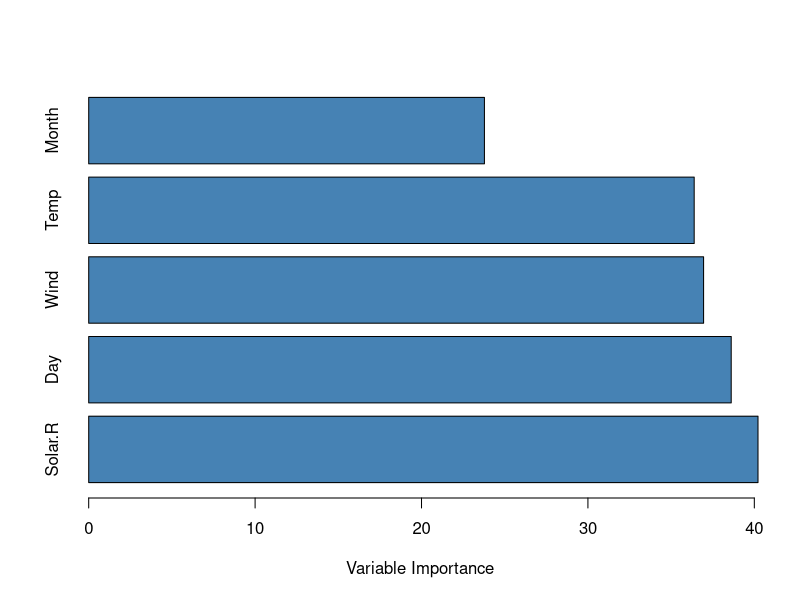

The R script that drew this image:
library(dplyr)       #for data wrangling
library(ggplot2)     #for creating plots
library(e1071)       #for calculating variable importance
library(caret)       #for general model fitting
library(rpart)       #for fitting decision trees
library(ipred)       #for fitting bagged decision trees

#view structure of airquality dataset
str(airquality)

#make this example reproducible
set.seed(1)

#fit the bagged model
bag <- bagging(
  formula = Ozone ~ .,
  data = airquality,
  nbagg = 150,   
  coob = TRUE,
  control = rpart.control(minsplit = 2, cp = 0)
)

#display fitted bagged model
bag

#calculate variable importance
VI <- data.frame(var=names(airquality[,-1]), imp=varImp(bag))

#sort variable importance descending
VI_plot <- VI[order(VI$Overall, decreasing=TRUE),]

#visualize variable importance with horizontal bar plot
barplot(VI_plot$Overall,
        names.arg=rownames(VI_plot),
        horiz=TRUE,
        col='steelblue',
        xlab='Variable Importance')

#define new observation
new <- data.frame(Solar.R=150, Wind=8, Temp=70, Month=5, Day=5)

#use fitted bagged model to predict Ozone value of new observation
predict(bag, newdata=new)